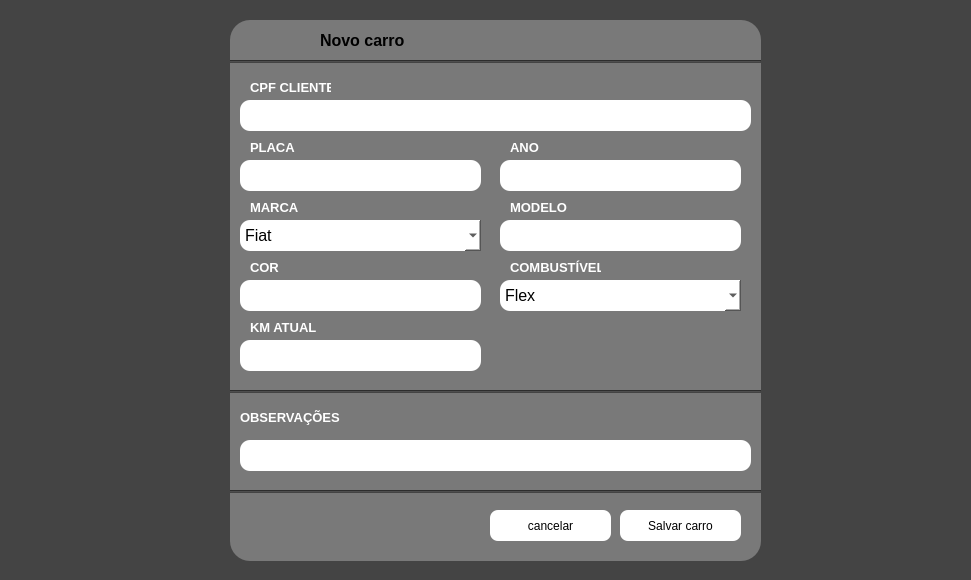
<?xml version="1.0" encoding="UTF-8"?>
<ui version="4.0">
 <class>Dialog</class>
 <widget class="QDialog" name="Dialog">
  <property name="geometry">
   <rect>
    <x>0</x>
    <y>0</y>
    <width>971</width>
    <height>580</height>
   </rect>
  </property>
  <property name="windowTitle">
   <string>Dialog</string>
  </property>
  <property name="styleSheet">
   <string notr="true">background-color: rgb(68, 68, 68);</string>
  </property>
  <widget class="QLabel" name="label_5">
   <property name="geometry">
    <rect>
     <x>230</x>
     <y>20</y>
     <width>531</width>
     <height>541</height>
    </rect>
   </property>
   <property name="minimumSize">
    <size>
     <width>401</width>
     <height>0</height>
    </size>
   </property>
   <property name="styleSheet">
    <string notr="true">background-color: rgb(121, 121, 121);
border-radius: 20px;</string>
   </property>
   <property name="text">
    <string/>
   </property>
  </widget>
  <widget class="Line" name="line">
   <property name="geometry">
    <rect>
     <x>230</x>
     <y>60</y>
     <width>531</width>
     <height>3</height>
    </rect>
   </property>
   <property name="orientation">
    <enum>Qt::Horizontal</enum>
   </property>
  </widget>
  <widget class="QLineEdit" name="cpfcliente">
   <property name="geometry">
    <rect>
     <x>240</x>
     <y>100</y>
     <width>511</width>
     <height>31</height>
    </rect>
   </property>
   <property name="styleSheet">
    <string notr="true">font-size: 12pt;
background-color: rgb(255, 255, 255);
font: 75 italic 10pt &quot;Cambria&quot;;
border: 2px;
border-radius: 10px;
padding: 5px;
</string>
   </property>
  </widget>
  <widget class="QLabel" name="label_4">
   <property name="geometry">
    <rect>
     <x>250</x>
     <y>80</y>
     <width>81</width>
     <height>16</height>
    </rect>
   </property>
   <property name="styleSheet">
    <string notr="true">background-color: rgb(121, 121, 121);
color: white;


</string>
   </property>
   <property name="text">
    <string>&lt;html&gt;&lt;head/&gt;&lt;body&gt;&lt;p&gt;&lt;span style=&quot; font-size:10pt; font-weight:600;&quot;&gt;CPF CLIENTE&lt;/span&gt;&lt;/p&gt;&lt;/body&gt;&lt;/html&gt;</string>
   </property>
  </widget>
  <widget class="QLabel" name="label_6">
   <property name="geometry">
    <rect>
     <x>250</x>
     <y>140</y>
     <width>51</width>
     <height>16</height>
    </rect>
   </property>
   <property name="styleSheet">
    <string notr="true">background-color: rgb(121, 121, 121);
color: white;


</string>
   </property>
   <property name="text">
    <string>&lt;html&gt;&lt;head/&gt;&lt;body&gt;&lt;p&gt;&lt;span style=&quot; font-size:10pt; font-weight:600;&quot;&gt;PLACA&lt;/span&gt;&lt;/p&gt;&lt;/body&gt;&lt;/html&gt;</string>
   </property>
  </widget>
  <widget class="QLineEdit" name="placacarro">
   <property name="geometry">
    <rect>
     <x>240</x>
     <y>160</y>
     <width>241</width>
     <height>31</height>
    </rect>
   </property>
   <property name="styleSheet">
    <string notr="true">font-size: 12pt;
background-color: rgb(255, 255, 255);
font: 75 italic 10pt &quot;Cambria&quot;;
border: 2px;
border-radius: 10px;
padding: 5px;
</string>
   </property>
  </widget>
  <widget class="QLabel" name="label_7">
   <property name="geometry">
    <rect>
     <x>250</x>
     <y>200</y>
     <width>61</width>
     <height>16</height>
    </rect>
   </property>
   <property name="styleSheet">
    <string notr="true">background-color: rgb(121, 121, 121);
color: white;


</string>
   </property>
   <property name="text">
    <string>&lt;html&gt;&lt;head/&gt;&lt;body&gt;&lt;p&gt;&lt;span style=&quot; font-size:10pt; font-weight:600;&quot;&gt;MARCA&lt;/span&gt;&lt;/p&gt;&lt;/body&gt;&lt;/html&gt;</string>
   </property>
  </widget>
  <widget class="QLabel" name="label_9">
   <property name="geometry">
    <rect>
     <x>510</x>
     <y>260</y>
     <width>91</width>
     <height>16</height>
    </rect>
   </property>
   <property name="styleSheet">
    <string notr="true">background-color: rgb(121, 121, 121);
color: white;


</string>
   </property>
   <property name="text">
    <string>&lt;html&gt;&lt;head/&gt;&lt;body&gt;&lt;p&gt;&lt;span style=&quot; font-size:10pt; font-weight:600;&quot;&gt;COMBUSTÍVEL&lt;/span&gt;&lt;/p&gt;&lt;/body&gt;&lt;/html&gt;</string>
   </property>
  </widget>
  <widget class="QLabel" name="label_10">
   <property name="geometry">
    <rect>
     <x>250</x>
     <y>260</y>
     <width>41</width>
     <height>16</height>
    </rect>
   </property>
   <property name="styleSheet">
    <string notr="true">background-color: rgb(121, 121, 121);
color: white;


</string>
   </property>
   <property name="text">
    <string>&lt;html&gt;&lt;head/&gt;&lt;body&gt;&lt;p&gt;&lt;span style=&quot; font-size:10pt; font-weight:600;&quot;&gt;COR&lt;/span&gt;&lt;/p&gt;&lt;/body&gt;&lt;/html&gt;</string>
   </property>
  </widget>
  <widget class="QLineEdit" name="corcarro">
   <property name="geometry">
    <rect>
     <x>240</x>
     <y>280</y>
     <width>241</width>
     <height>31</height>
    </rect>
   </property>
   <property name="styleSheet">
    <string notr="true">font-size: 12pt;
background-color: rgb(255, 255, 255);
font: 75 italic 10pt &quot;Cambria&quot;;
border: 2px;
border-radius: 10px;
padding: 5px;
</string>
   </property>
  </widget>
  <widget class="Line" name="line_2">
   <property name="geometry">
    <rect>
     <x>230</x>
     <y>390</y>
     <width>531</width>
     <height>3</height>
    </rect>
   </property>
   <property name="orientation">
    <enum>Qt::Horizontal</enum>
   </property>
  </widget>
  <widget class="QLineEdit" name="observacoes">
   <property name="geometry">
    <rect>
     <x>240</x>
     <y>440</y>
     <width>511</width>
     <height>31</height>
    </rect>
   </property>
   <property name="styleSheet">
    <string notr="true">font-size: 12pt;
background-color: rgb(255, 255, 255);
font: 75 italic 10pt &quot;Cambria&quot;;
border: 2px;
border-radius: 10px;
padding: 5px;
</string>
   </property>
  </widget>
  <widget class="QLabel" name="label_13">
   <property name="geometry">
    <rect>
     <x>240</x>
     <y>410</y>
     <width>131</width>
     <height>16</height>
    </rect>
   </property>
   <property name="styleSheet">
    <string notr="true">background-color: rgb(121, 121, 121);
color: white;


</string>
   </property>
   <property name="text">
    <string>&lt;html&gt;&lt;head/&gt;&lt;body&gt;&lt;p&gt;&lt;span style=&quot; font-size:10pt; font-weight:600;&quot;&gt;OBSERVAÇÕES&lt;/span&gt;&lt;/p&gt;&lt;/body&gt;&lt;/html&gt;</string>
   </property>
  </widget>
  <widget class="Line" name="line_3">
   <property name="geometry">
    <rect>
     <x>230</x>
     <y>490</y>
     <width>531</width>
     <height>3</height>
    </rect>
   </property>
   <property name="orientation">
    <enum>Qt::Horizontal</enum>
   </property>
  </widget>
  <widget class="QPushButton" name="salvarbotao">
   <property name="geometry">
    <rect>
     <x>620</x>
     <y>510</y>
     <width>121</width>
     <height>31</height>
    </rect>
   </property>
   <property name="minimumSize">
    <size>
     <width>121</width>
     <height>0</height>
    </size>
   </property>
   <property name="styleSheet">
    <string notr="true">border-radius: 8px;
background-color: rgb(255, 255, 255);</string>
   </property>
   <property name="text">
    <string>Salvar carro</string>
   </property>
   <property name="icon">
    <iconset>
     <normaloff>img/botao-adicionar.png</normaloff>img/botao-adicionar.png</iconset>
   </property>
  </widget>
  <widget class="QPushButton" name="cancelarbotao">
   <property name="geometry">
    <rect>
     <x>490</x>
     <y>510</y>
     <width>121</width>
     <height>31</height>
    </rect>
   </property>
   <property name="minimumSize">
    <size>
     <width>121</width>
     <height>0</height>
    </size>
   </property>
   <property name="styleSheet">
    <string notr="true">border-radius: 8px;
background-color: rgb(255, 255, 255);</string>
   </property>
   <property name="text">
    <string>cancelar</string>
   </property>
   <property name="icon">
    <iconset>
     <normaloff>img/cancelar.png</normaloff>img/cancelar.png</iconset>
   </property>
  </widget>
  <widget class="QComboBox" name="marcacarro">
   <property name="geometry">
    <rect>
     <x>240</x>
     <y>220</y>
     <width>241</width>
     <height>31</height>
    </rect>
   </property>
   <property name="styleSheet">
    <string notr="true">font-size: 12pt;
background-color: rgb(255, 255, 255);
font: 75 italic 10pt &quot;Cambria&quot;;
border: 2px;
border-radius: 10px;
padding: 5px;
</string>
   </property>
   <item>
    <property name="text">
     <string>Fiat</string>
    </property>
   </item>
   <item>
    <property name="text">
     <string>Chevrolet</string>
    </property>
   </item>
   <item>
    <property name="text">
     <string>Honda</string>
    </property>
   </item>
   <item>
    <property name="text">
     <string>Toyata</string>
    </property>
   </item>
   <item>
    <property name="text">
     <string>Hyundai</string>
    </property>
   </item>
   <item>
    <property name="text">
     <string>Outra</string>
    </property>
   </item>
  </widget>
  <widget class="QLineEdit" name="anocarro">
   <property name="geometry">
    <rect>
     <x>500</x>
     <y>160</y>
     <width>241</width>
     <height>31</height>
    </rect>
   </property>
   <property name="styleSheet">
    <string notr="true">font-size: 12pt;
background-color: rgb(255, 255, 255);
font: 75 italic 10pt &quot;Cambria&quot;;
border: 2px;
border-radius: 10px;
padding: 5px;
</string>
   </property>
  </widget>
  <widget class="QLabel" name="label_8">
   <property name="geometry">
    <rect>
     <x>510</x>
     <y>140</y>
     <width>51</width>
     <height>16</height>
    </rect>
   </property>
   <property name="styleSheet">
    <string notr="true">background-color: rgb(121, 121, 121);
color: white;


</string>
   </property>
   <property name="text">
    <string>&lt;html&gt;&lt;head/&gt;&lt;body&gt;&lt;p&gt;&lt;span style=&quot; font-size:10pt; font-weight:600;&quot;&gt;ANO&lt;/span&gt;&lt;/p&gt;&lt;/body&gt;&lt;/html&gt;</string>
   </property>
  </widget>
  <widget class="QLineEdit" name="modelocarro">
   <property name="geometry">
    <rect>
     <x>500</x>
     <y>220</y>
     <width>241</width>
     <height>31</height>
    </rect>
   </property>
   <property name="styleSheet">
    <string notr="true">font-size: 12pt;
background-color: rgb(255, 255, 255);
font: 75 italic 10pt &quot;Cambria&quot;;
border: 2px;
border-radius: 10px;
padding: 5px;
</string>
   </property>
  </widget>
  <widget class="QLabel" name="label_14">
   <property name="geometry">
    <rect>
     <x>510</x>
     <y>200</y>
     <width>61</width>
     <height>16</height>
    </rect>
   </property>
   <property name="styleSheet">
    <string notr="true">background-color: rgb(121, 121, 121);
color: white;


</string>
   </property>
   <property name="text">
    <string>&lt;html&gt;&lt;head/&gt;&lt;body&gt;&lt;p&gt;&lt;span style=&quot; font-size:10pt; font-weight:600;&quot;&gt;MODELO&lt;/span&gt;&lt;/p&gt;&lt;/body&gt;&lt;/html&gt;</string>
   </property>
  </widget>
  <widget class="QComboBox" name="combustivelcarro">
   <property name="geometry">
    <rect>
     <x>500</x>
     <y>280</y>
     <width>241</width>
     <height>31</height>
    </rect>
   </property>
   <property name="styleSheet">
    <string notr="true">font-size: 12pt;
background-color: rgb(255, 255, 255);
font: 75 italic 10pt &quot;Cambria&quot;;
border: 2px;
border-radius: 10px;
padding: 5px;
</string>
   </property>
   <item>
    <property name="text">
     <string>Flex</string>
    </property>
   </item>
   <item>
    <property name="text">
     <string>Gasolina</string>
    </property>
   </item>
   <item>
    <property name="text">
     <string>Etanol</string>
    </property>
   </item>
   <item>
    <property name="text">
     <string>Diesel</string>
    </property>
   </item>
   <item>
    <property name="text">
     <string>Eletrico</string>
    </property>
   </item>
  </widget>
  <widget class="QLabel" name="label_11">
   <property name="geometry">
    <rect>
     <x>250</x>
     <y>320</y>
     <width>71</width>
     <height>16</height>
    </rect>
   </property>
   <property name="styleSheet">
    <string notr="true">background-color: rgb(121, 121, 121);
color: white;


</string>
   </property>
   <property name="text">
    <string>&lt;html&gt;&lt;head/&gt;&lt;body&gt;&lt;p&gt;&lt;span style=&quot; font-size:10pt; font-weight:600;&quot;&gt;KM ATUAL&lt;/span&gt;&lt;/p&gt;&lt;/body&gt;&lt;/html&gt;</string>
   </property>
  </widget>
  <widget class="QLineEdit" name="kmatualcarro">
   <property name="geometry">
    <rect>
     <x>240</x>
     <y>340</y>
     <width>241</width>
     <height>31</height>
    </rect>
   </property>
   <property name="styleSheet">
    <string notr="true">font-size: 12pt;
background-color: rgb(255, 255, 255);
font: 75 italic 10pt &quot;Cambria&quot;;
border: 2px;
border-radius: 10px;
padding: 5px;
</string>
   </property>
  </widget>
  <widget class="QLabel" name="label_15">
   <property name="geometry">
    <rect>
     <x>320</x>
     <y>30</y>
     <width>111</width>
     <height>21</height>
    </rect>
   </property>
   <property name="styleSheet">
    <string notr="true">background-color: rgb(121, 121, 121);
</string>
   </property>
   <property name="text">
    <string>&lt;html&gt;&lt;head/&gt;&lt;body&gt;&lt;p&gt;&lt;span style=&quot; font-size:12pt; font-weight:600;&quot;&gt;Novo carro&lt;/span&gt;&lt;/p&gt;&lt;/body&gt;&lt;/html&gt;</string>
   </property>
  </widget>
  <widget class="QLabel" name="label">
   <property name="geometry">
    <rect>
     <x>280</x>
     <y>30</y>
     <width>31</width>
     <height>21</height>
    </rect>
   </property>
   <property name="styleSheet">
    <string notr="true">background-color: rgb(121, 121, 121);
image: url(:/newPrefix/silhueta-do-lado-preto-do-carro.png);</string>
   </property>
   <property name="text">
    <string/>
   </property>
  </widget>
 </widget>
 <resources>
  <include location="../imagens/img.qrc"/>
 </resources>
 <connections/>
</ui>
